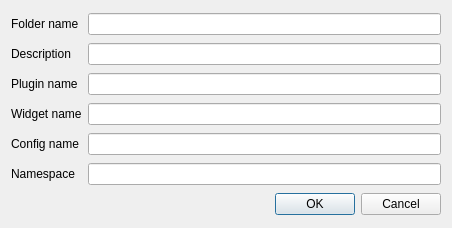
<?xml version="1.0" encoding="UTF-8"?>
<ui version="4.0">
 <class>PluginConfigDlg</class>
 <widget class="QDialog" name="PluginConfigDlg">
  <property name="geometry">
   <rect>
    <x>0</x>
    <y>0</y>
    <width>452</width>
    <height>228</height>
   </rect>
  </property>
  <property name="windowTitle">
   <string>Plugin Configurations</string>
  </property>
  <layout class="QGridLayout" name="gridLayout">
   <item row="0" column="0">
    <widget class="QLabel" name="label_4">
     <property name="text">
      <string>Folder name</string>
     </property>
    </widget>
   </item>
   <item row="0" column="1">
    <widget class="QLineEdit" name="leFolderName"/>
   </item>
   <item row="1" column="0">
    <widget class="QLabel" name="label_6">
     <property name="text">
      <string>Description</string>
     </property>
    </widget>
   </item>
   <item row="1" column="1">
    <widget class="QLineEdit" name="lePluginDescription"/>
   </item>
   <item row="2" column="0">
    <widget class="QLabel" name="label">
     <property name="text">
      <string>Plugin name</string>
     </property>
    </widget>
   </item>
   <item row="2" column="1">
    <widget class="QLineEdit" name="lePluginName"/>
   </item>
   <item row="3" column="0">
    <widget class="QLabel" name="label_2">
     <property name="text">
      <string>Widget name</string>
     </property>
    </widget>
   </item>
   <item row="3" column="1">
    <widget class="QLineEdit" name="leWidgetName"/>
   </item>
   <item row="4" column="0">
    <widget class="QLabel" name="label_3">
     <property name="text">
      <string>Config name</string>
     </property>
    </widget>
   </item>
   <item row="4" column="1">
    <widget class="QLineEdit" name="leConfigName"/>
   </item>
   <item row="5" column="0">
    <widget class="QLabel" name="label_5">
     <property name="text">
      <string>Namespace</string>
     </property>
    </widget>
   </item>
   <item row="5" column="1">
    <widget class="QLineEdit" name="leNamespace"/>
   </item>
   <item row="6" column="1">
    <widget class="QDialogButtonBox" name="buttonBox">
     <property name="orientation">
      <enum>Qt::Horizontal</enum>
     </property>
     <property name="standardButtons">
      <set>QDialogButtonBox::Cancel|QDialogButtonBox::Ok</set>
     </property>
    </widget>
   </item>
  </layout>
 </widget>
 <resources/>
 <connections>
  <connection>
   <sender>buttonBox</sender>
   <signal>accepted()</signal>
   <receiver>PluginConfigDlg</receiver>
   <slot>accept()</slot>
   <hints>
    <hint type="sourcelabel">
     <x>248</x>
     <y>254</y>
    </hint>
    <hint type="destinationlabel">
     <x>157</x>
     <y>274</y>
    </hint>
   </hints>
  </connection>
  <connection>
   <sender>buttonBox</sender>
   <signal>rejected()</signal>
   <receiver>PluginConfigDlg</receiver>
   <slot>reject()</slot>
   <hints>
    <hint type="sourcelabel">
     <x>316</x>
     <y>260</y>
    </hint>
    <hint type="destinationlabel">
     <x>286</x>
     <y>274</y>
    </hint>
   </hints>
  </connection>
 </connections>
</ui>
